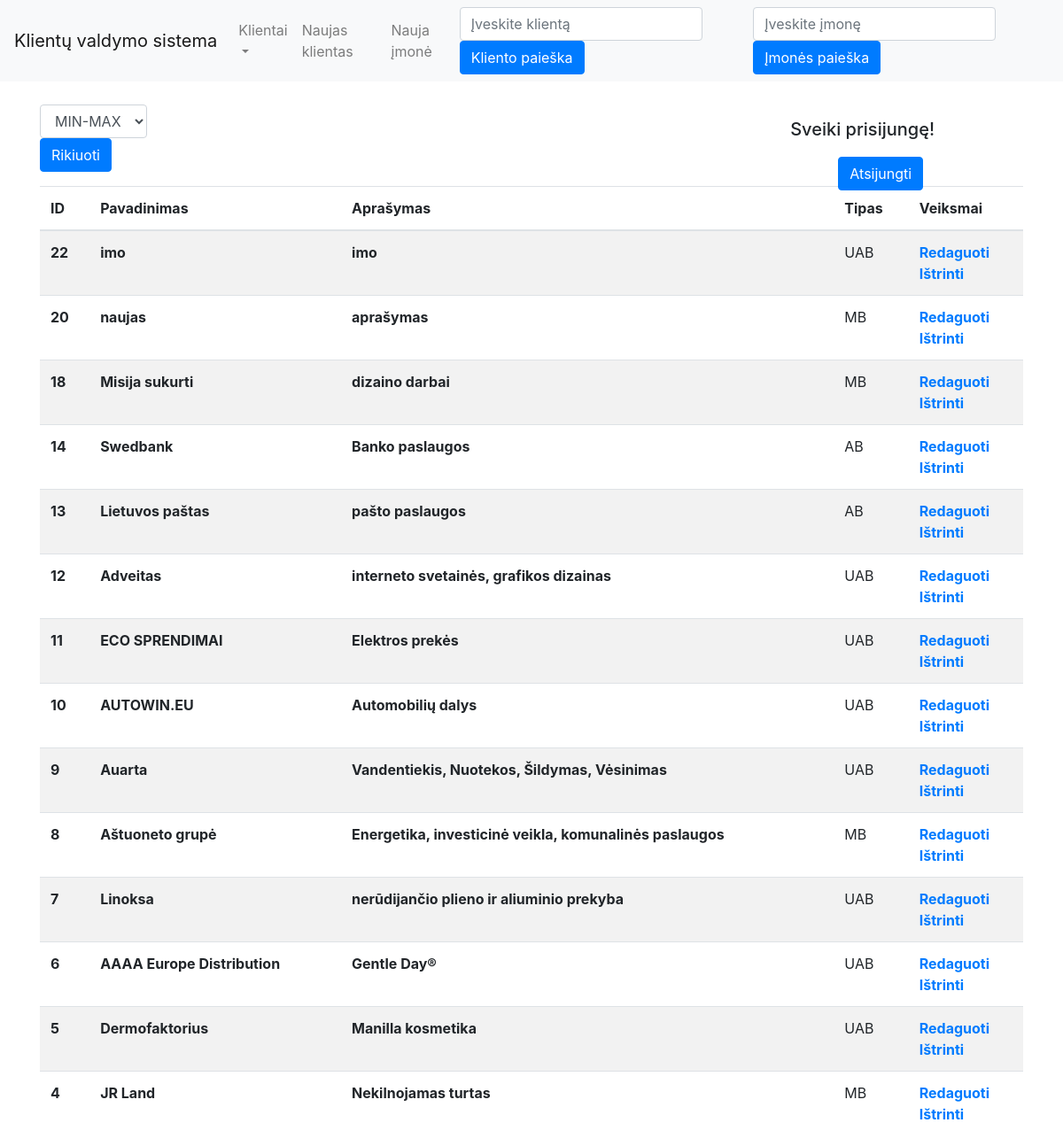
Screenshot of /imones2.php (signed in) with the database file from the repository.
### tables this page shows
CREATE TABLE `imones` (
  `ID` int(4) NOT NULL,
  `pavadinimas` varchar(120) NOT NULL,
  `tipas_id` int(4) NOT NULL,
  `aprasymas` varchar(120) NOT NULL
);

CREATE TABLE `imones_tipas` (
  `ID` int(4) NOT NULL,
  `pavadinimas` varchar(120) NOT NULL,
  `im_aprasymas` varchar(120) NOT NULL
);

### imones2.php (the view, shortened to what this page needs)
<!DOCTYPE html>
<html lang="en">
<head>
</head>
<body>
<?php
require_once ("connection.php");
require_once("includes.php");
require_once("includes/menu.php");
?>
<div class="container">
<form action="imones.php" method="get">
<div class="form-group">
    <select class="form-control" name="rikiavimas_id">
        <option value="ASC"> MIN-MAX</option>
    </select>
    <br>
    <button class="btn btn-primary" name="rikiuoti" type="submit">Rikiuoti</button>
</div>
</form>
<?php
if(!isset($_COOKIE["prisijungta"])) {
    header("Location: index.php");
} else {
    echo "<h5>Sveiki prisijungę!</h5><br>";
    echo "<form action='imones.php' class='atsijungti' method ='get'>";
    echo "<br><button class='btn btn-primary' type='submit' name='logout'>Atsijungti</button>";
    echo "</form><br>";
}
?>
<table class="table table-striped">
  <thead>
    <tr>
      <th scope="col">ID</th>
      <th scope="col">Pavadinimas</th>
      <th scope="col">Aprašymas</th>
      <th scope="col">Tipas</th>
      <th scope="col">Veiksmai</th>
    </tr>
  </thead>
  <tbody>
    <?php
if(isset($_GET["rikiavimas_id"]) && !empty($_GET["rikiavimas_id"])) {
    $rikiavimas = $_GET["rikiavimas_id"];
} else {
    $rikiavimas = "DESC";
}
$sql = "SELECT * FROM `imones` ORDER BY `ID` $rikiavimas";
$rezultatas=$prisijungimas->query($sql);
while ($imones=mysqli_fetch_array($rezultatas)){
    echo "<tr><th>".$imones["ID"]."</th>";
    echo "<th>".$imones["pavadinimas"]."</th>";
    echo "<th>".$imones["aprasymas"]."</th>";
    $teises_id = $imones["tipas_id"];
    $sql = "SELECT * FROM imones_tipas WHERE ID = $teises_id";
    $result_teises = $prisijungimas->query($sql);
    if($result_teises->num_rows == 1) {
        $rights = mysqli_fetch_array($result_teises);
        echo "<td>";
             echo $rights["pavadinimas"];
        echo "</td>";
    } else {
        echo "<td>Nepatvirtinta įmonė.</td>";
    }
    echo "<th>";
    echo "<a href='imoneedit.php?ID=".$imones["ID"]."'>Redaguoti</a>";
    echo "<br>";
    echo "<a href='imones.php?ID=".$imones["ID"]."'>Ištrinti</a>";
    echo "</th></tr>";
}
?>
  </tbody>
</table>
</div>
</body>
</html>

### imones2.php (style rules this page uses)
h5 { float: right; }
.container { position:absolute; float: right; top:10%; left:50%; transform: translateX(-50%); }
.form-group { margin-top: -11px; float: left; }
form.atsijungti { float: right; margin-right: -150px; }

### rows the page displays
imones: ID "22", pavadinimas "imo", aprasymas "imo", imones_tipas.pavadinimas "UAB"
imones: ID "20", pavadinimas "naujas", aprasymas "aprašymas", imones_tipas.pavadinimas "MB"
imones: ID "18", pavadinimas "Misija sukurti", aprasymas "dizaino darbai", imones_tipas.pavadinimas "MB"
imones: ID "14", pavadinimas "Swedbank", aprasymas "Banko paslaugos", imones_tipas.pavadinimas "AB"
imones: ID "13", pavadinimas "Lietuvos paštas", aprasymas "pašto paslaugos", imones_tipas.pavadinimas "AB"
imones: ID "12", pavadinimas "Adveitas", aprasymas "interneto svetainės, grafikos dizainas", imones_tipas.pavadinimas "UAB"
imones: ID "11", pavadinimas "ECO SPRENDIMAI", aprasymas "Elektros prekės", imones_tipas.pavadinimas "UAB"
imones: ID "10", pavadinimas "AUTOWIN.EU", aprasymas "Automobilių dalys", imones_tipas.pavadinimas "UAB"
imones: ID "9", pavadinimas "Auarta", aprasymas "Vandentiekis, Nuotekos, Šildymas, Vėsinimas", imones_tipas.pavadinimas "UAB"
imones: ID "8", pavadinimas "Aštuoneto grupė", aprasymas "Energetika, investicinė veikla, komunalinės paslaugos", imones_tipas.pavadinimas "MB"
imones: ID "7", pavadinimas "Linoksa", aprasymas "nerūdijančio plieno ir aliuminio prekyba", imones_tipas.pavadinimas "UAB"
imones: ID "6", pavadinimas "AAAA Europe Distribution", aprasymas "Gentle Day®", imones_tipas.pavadinimas "UAB"
imones: ID "5", pavadinimas "Dermofaktorius", aprasymas "Manilla kosmetika", imones_tipas.pavadinimas "UAB"
imones: ID "4", pavadinimas "JR Land", aprasymas "Nekilnojamas turtas", imones_tipas.pavadinimas "MB"
